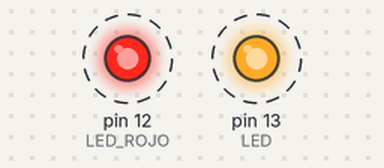
A sketch run on a simulated Arduino Uno, built with avr-gcc and run on an emulated ATmega328P. Shown: output pins drawn as LEDs (lit = HIGH). Dashed ring = blinking.

Above: at 0.02 s.
Timing chart, 0 to 3.0 s (numbered marks = the images above):
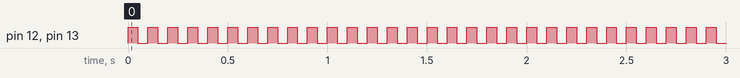

The sketch:

Tema_2_7.ino
```cpp
#define LED 13                  // Constante que asigna a
                                // LED el numero 13
#define LED_ROJO 12             // Constante que asigna a
                                // LED_ROJO el numero 12

void setup(){
  pinMode(LED, OUTPUT);          // Establece el pin 13 como SALIDA
  pinMode(LED_ROJO, OUTPUT);     // Establece el pin 12 como SALIDA
}

void loop(){
  digitalWrite(LED, HIGH);       // Activa el LED
  digitalWrite(LED_ROJO, HIGH);  // Activa el LED ROJO
  delay(50);                     // Espera 50 milisegundos
  digitalWrite(LED, LOW);        // Desactiva el LED
  digitalWrite(LED_ROJO, LOW);   // Desactiva el LED ROJO
  delay(50);                     // Espera 50 milisegundos
}
```

Measured:
- by itself, pin 12 (LED_ROJO), pin 13 (LED): alternates HIGH for 0.05 s and LOW for 0.05 s
